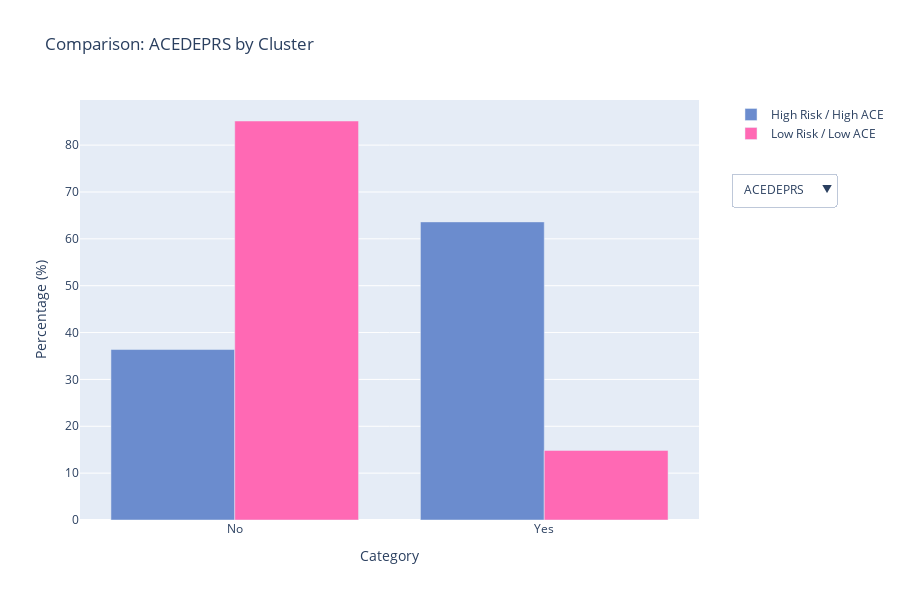

The notebook cell saved with this chart:
### Markdown cell above
Model: CT Cluster with ACE drop down with toggle

### Code cell
color_c0 = '#6b8cce' 
color_c1 = '#ff69b4' 

fig3 = go.Figure()

buttons = []

for i, col in enumerate(cat_cols):
    crosstab = pd.crosstab(df_sample["cluster"], df_sample[col], normalize='index') * 100
    categories = crosstab.columns.tolist()
    
    is_visible = (i == 0)

    # Bar for Cluster 0
    fig3.add_trace(
        go.Bar(
            x=categories, 
            y=crosstab.loc[0], 
            name='High Risk / High ACE',
            marker_color=color_c0,
            visible=is_visible 
        )
    )

    # Bar for Cluster 1
    fig3.add_trace(
        go.Bar(
            x=categories, 
            y=crosstab.loc[1], 
            name='Low Risk / Low ACE',
            marker_color=color_c1,
            visible=is_visible
        )
    )

    # Dropdown 
    visible_settings = [False] * (len(cat_cols) * 2)
    
    visible_settings[2*i] = True     
    visible_settings[2*i + 1] = True

    buttons.append(dict(
        label=col,
        method="update",
        args=[
            {"visible": visible_settings}, 
            {"title": f"Comparison: {col} by Cluster"} 
        ]
    ))

fig3.update_layout(
    title=f"Comparison: {cat_cols[0]} by Cluster",
    yaxis_title="Percentage (%)",
    xaxis_title="Category",
    barmode='group',
    height=600, 
    margin=dict(r=200), 
    
    legend=dict(
        x=1.05,        
        y=1.0,        
        xanchor='left',
        yanchor='top'
    ),
    
    # Dropdown under the Legend
    updatemenus=[
        dict(
            buttons=buttons,
            direction="down",
            pad={"r": 10, "t": 10},
            showactive=True,
            x=1.05,      
            xanchor="left",
            y=0.85,     
            yanchor="top"
        )
    ]
)

fig3.show()

### Figure 1 — Plotly figure (JSON) as saved in the notebook; plotly's stock layout.template omitted (floating-point values rounded to 4 significant figures)
{"data": [{"marker": {"color": "#6b8cce"}, "name": "High Risk / High ACE", "type": "bar", "visible": true, "x": ["No", "Yes"], "y": [36.38, 63.62]}, {"marker": {"color": "#ff69b4"}, "name": "Low Risk / Low ACE", "type": "bar", "visible": true, "x": ["No", "Yes"], "y": [85.15, 14.85]}, {"marker": {"color": "#6b8cce"}, "name": "High Risk / High ACE", "type": "bar", "visible": false, "x": ["No", "Yes"], "y": [26.46, 73.54]}, {"marker": {"color": "#ff69b4"}, "name": "Low Risk / Low ACE", "type": "bar", "visible": false, "x": ["No", "Yes"], "y": [80.51, 19.49]}, {"marker": {"color": "#6b8cce"}, "name": "High Risk / High ACE", "type": "bar", "visible": false, "x": ["No", "Yes"], "y": [54.86, 45.14]}, {"marker": {"color": "#ff69b4"}, "name": "Low Risk / Low ACE", "type": "bar", "visible": false, "x": ["No", "Yes"], "y": [93.0, 7.0]}, {"marker": {"color": "#6b8cce"}, "name": "High Risk / High ACE", "type": "bar", "visible": false, "x": ["No", "Yes"], "y": [64.79, 35.21]}, {"marker": {"color": "#ff69b4"}, "name": "Low Risk / Low ACE", "type": "bar", "visible": false, "x": ["No", "Yes"], "y": [95.14, 4.86]}, {"marker": {"color": "#6b8cce"}, "name": "High Risk / High ACE", "type": "bar", "visible": false, "x": ["No", "Parents not married", "Yes"], "y": [40.66, 2.918, 56.42]}, {"marker": {"color": "#ff69b4"}, "name": "Low Risk / Low ACE", "type": "bar", "visible": false, "x": ["No", "Parents not married", "Yes"], "y": [76.46, 1.307, 22.23]}, {"marker": {"color": "#6b8cce"}, "name": "High Risk / High ACE", "type": "bar", "visible": false, "x": ["More than once", "Never", "Once"], "y": [54.09, 39.3, 6.615]}, {"marker": {"color": "#ff69b4"}, "name": "Low Risk / Low ACE", "type": "bar", "visible": false, "x": ["More than once", "Never", "Once"], "y": [9.298, 87.07, 3.637]}, {"marker": {"color": "#6b8cce"}, "name": "High Risk / High ACE", "type": "bar", "visible": false, "x": ["More than once", "Never", "Once"], "y": [62.06, 30.74, 7.198]}, {"marker": {"color": "#ff69b4"}, "name": "Low Risk / Low ACE", "type": "bar", "visible": false, "x": ["More than once", "Never", "Once"], "y": [14.02, 79.74, 6.241]}, {"marker": {"color": "#6b8cce"}, "name": "High Risk / High ACE", "type": "bar", "visible": false, "x": ["More than once", "Never", "Once"], "y": [79.96, 15.95, 4.086]}, {"marker": {"color": "#ff69b4"}, "name": "Low Risk / Low ACE", "type": "bar", "visible": false, "x": ["More than once", "Never", "Once"], "y": [22.65, 71.98, 5.366]}, {"marker": {"color": "#6b8cce"}, "name": "High Risk / High ACE", "type": "bar", "visible": false, "x": ["More than once", "Never", "Once"], "y": [83.85, 4.086, 12.06]}, {"marker": {"color": "#ff69b4"}, "name": "Low Risk / Low ACE", "type": "bar", "visible": false, "x": ["More than once", "Never", "Once"], "y": [2.562, 93.75, 3.69]}, {"marker": {"color": "#6b8cce"}, "name": "High Risk / High ACE", "type": "bar", "visible": false, "x": ["More than once", "Never", "Once"], "y": [74.9, 10.89, 14.2]}, {"marker": {"color": "#ff69b4"}, "name": "Low Risk / Low ACE", "type": "bar", "visible": false, "x": ["More than once", "Never", "Once"], "y": [1.381, 96.33, 2.288]}, {"marker": {"color": "#6b8cce"}, "name": "High Risk / High ACE", "type": "bar", "visible": false, "x": ["More than once", "Never", "Once"], "y": [50.19, 37.35, 12.45]}, {"marker": {"color": "#ff69b4"}, "name": "Low Risk / Low ACE", "type": "bar", "visible": false, "x": ["More than once", "Never", "Once"], "y": [0.6431, 98.44, 0.9171]}], "layout": {"barmode": "group", "height": 600, "legend": {"x": 1.05, "xanchor": "left", "y": 1, "yanchor": "top"}, "margin": {"r": 200}, "title": {"text": "Comparison: ACEDEPRS by Cluster"}, "updatemenus": [{"buttons": [{"args": [{"visible": [true, true, false, false, false, false, false, false, false, false, false, false, false, false, false, false, false, false, false, false, false, false]}, {"title": "Comparison: ACEDEPRS by Cluster"}], "label": "ACEDEPRS", "method": "update"}, {"args": [{"visible": [false, false, true, true, false, false, false, false, false, false, false, false, false, false, false, false, false, false, false, false, false, false]}, {"title": "Comparison: ACEDRINK by Cluster"}], "label": "ACEDRINK", "method": "update"}, {"args": [{"visible": [false, false, false, false, true, true, false, false, false, false, false, false, false, false, false, false, false, false, false, false, false, false]}, {"title": "Comparison: ACEDRUGS by Cluster"}], "label": "ACEDRUGS", "method": "update"}, {"args": [{"visible": [false, false, false, false, false, false, true, true, false, false, false, false, false, false, false, false, false, false, false, false, false, false]}, {"title": "Comparison: ACEPRISN by Cluster"}], "label": "ACEPRISN", "method": "update"}, {"args": [{"visible": [false, false, false, false, false, false, false, false, true, true, false, false, false, false, false, false, false, false, false, false, false, false]}, {"title": "Comparison: ACEDIVRC by Cluster"}], "label": "ACEDIVRC", "method": "update"}, {"args": [{"visible": [false, false, false, false, false, false, false, false, false, false, true, true, false, false, false, false, false, false, false, false, false, false]}, {"title": "Comparison: ACEPUNCH by Cluster"}], "label": "ACEPUNCH", "method": "update"}, {"args": [{"visible": [false, false, false, false, false, false, false, false, false, false, false, false, true, true, false, false, false, false, false, false, false, false]}, {"title": "Comparison: ACEHURT1 by Cluster"}], "label": "ACEHURT1", "method": "update"}, {"args": [{"visible": [false, false, false, false, false, false, false, false, false, false, false, false, false, false, true, true, false, false, false, false, false, false]}, {"title": "Comparison: ACESWEAR by Cluster"}], "label": "ACESWEAR", "method": "update"}, {"args": [{"visible": [false, false, false, false, false, false, false, false, false, false, false, false, false, false, false, false, true, true, false, false, false, false]}, {"title": "Comparison: ACETOUCH by Cluster"}], "label": "ACETOUCH", "method": "update"}, {"args": [{"visible": [false, false, false, false, false, false, false, false, false, false, false, false, false, false, false, false, false, false, true, true, false, false]}, {"title": "Comparison: ACETTHEM by Cluster"}], "label": "ACETTHEM", "method": "update"}, {"args": [{"visible": [false, false, false, false, false, false, false, false, false, false, false, false, false, false, false, false, false, false, false, false, true, true]}, {"title": "Comparison: ACEHVSEX by Cluster"}], "label": "ACEHVSEX", "method": "update"}], "direction": "down", "pad": {"r": 10, "t": 10}, "showactive": true, "x": 1.05, "xanchor": "left", "y": 0.85, "yanchor": "top"}], "xaxis": {"title": {"text": "Category"}}, "yaxis": {"title": {"text": "Percentage (%)"}}}}
